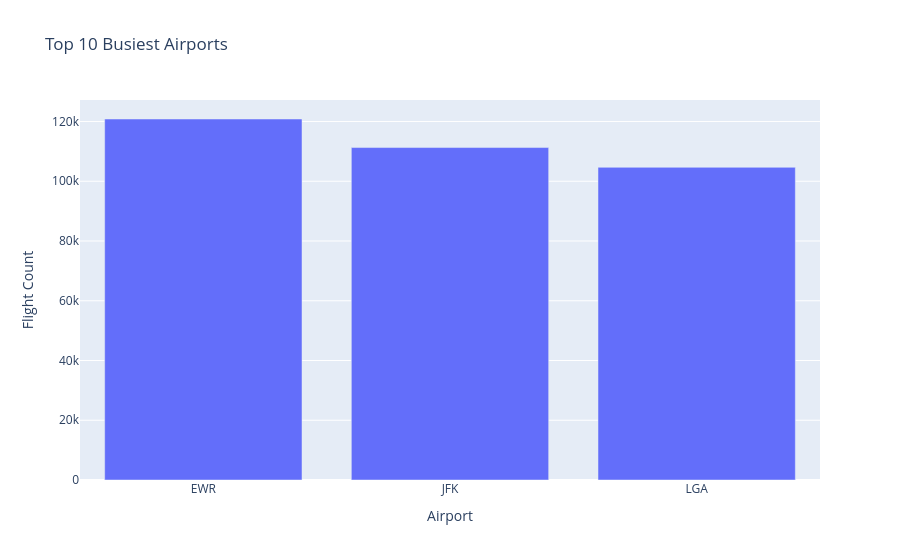

Notebook source saved alongside this figure:
### Markdown cell above
### Maps showing busiest airports and average delays

### Code cell
# Busiest Airports
busy = df['origin'].value_counts().reset_index()
busy.columns = ['Airport', 'Flight Count']
fig = px.bar(busy.head(10), x='Airport', y='Flight Count', title='Top 10 Busiest Airports')
fig.show()

### Figure 1 — Plotly figure (JSON) as saved in the notebook; plotly's stock layout.template omitted (floating-point values rounded to 4 significant figures)
{"data": [{"alignmentgroup": "True", "hovertemplate": "Airport=%{x}<br>Flight Count=%{y}<extra></extra>", "legendgroup": "", "marker": {"color": "#636efa", "pattern": {"shape": ""}}, "name": "", "offsetgroup": "", "orientation": "v", "showlegend": false, "textposition": "auto", "type": "bar", "x": ["EWR", "JFK", "LGA"], "xaxis": "x", "y": [120835, 111279, 104662], "yaxis": "y"}], "layout": {"barmode": "relative", "legend": {"tracegroupgap": 0}, "title": {"text": "Top 10 Busiest Airports"}, "xaxis": {"anchor": "y", "domain": [0, 1], "title": {"text": "Airport"}}, "yaxis": {"anchor": "x", "domain": [0, 1], "title": {"text": "Flight Count"}}}}
